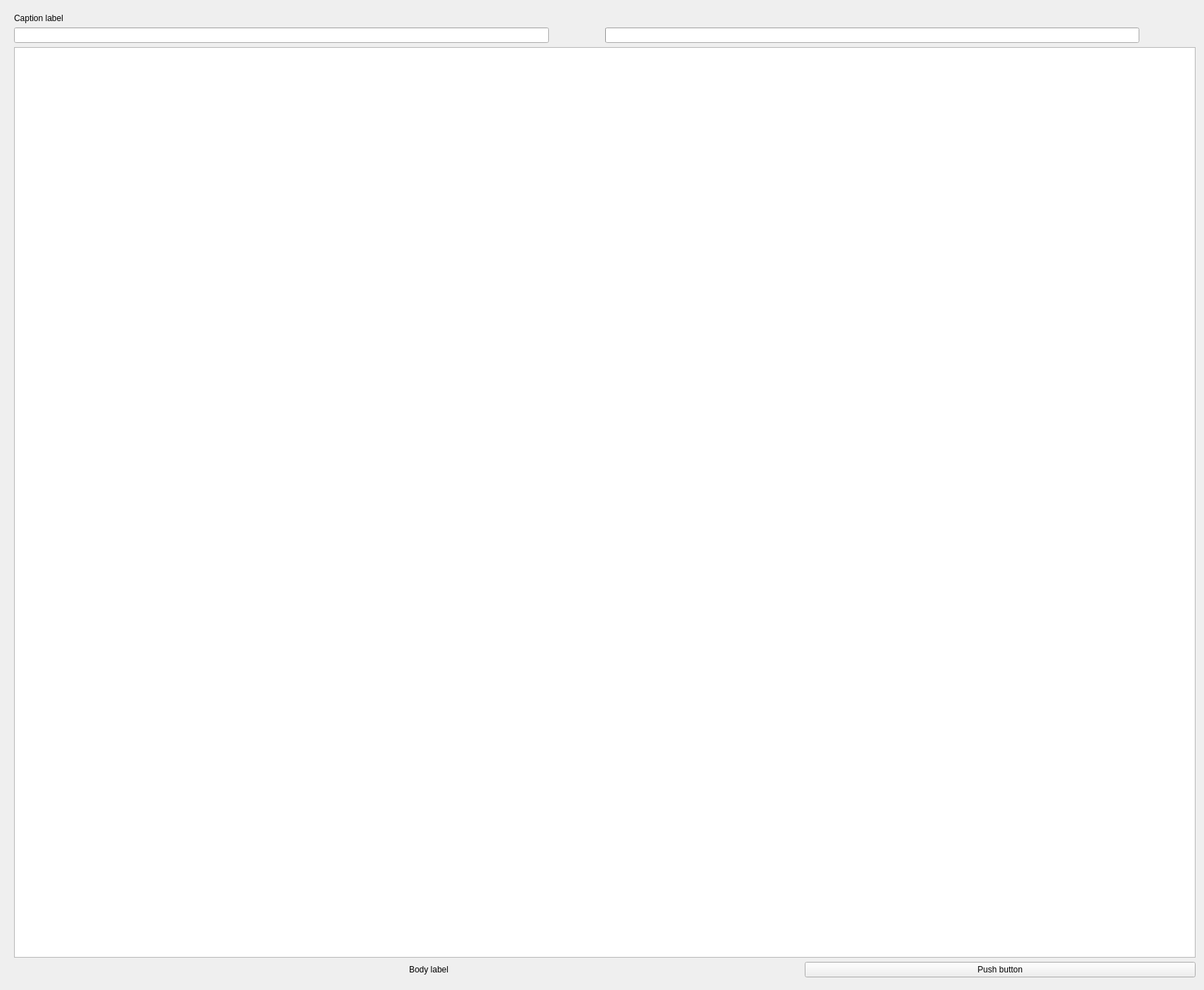
<?xml version="1.0" encoding="UTF-8"?>
<ui version="4.0">
 <class>Frame</class>
 <widget class="QFrame" name="Frame">
  <property name="geometry">
   <rect>
    <x>0</x>
    <y>0</y>
    <width>1713</width>
    <height>1408</height>
   </rect>
  </property>
  <property name="windowTitle">
   <string>Frame</string>
  </property>
  <widget class="QWidget" name="verticalLayoutWidget">
   <property name="geometry">
    <rect>
     <x>20</x>
     <y>19</y>
     <width>1681</width>
     <height>1371</height>
    </rect>
   </property>
   <layout class="QVBoxLayout" name="vLayoutMain">
    <item>
     <widget class="CaptionLabel" name="titleLabel">
      <property name="text">
       <string>Caption label</string>
      </property>
     </widget>
    </item>
    <item>
     <layout class="QHBoxLayout" name="horizLayoutTop">
      <property name="spacing">
       <number>80</number>
      </property>
      <item>
       <widget class="SearchLineEdit" name="searchLine"/>
      </item>
      <item>
       <widget class="IndeterminateProgressRing" name="searchProgressRing"/>
      </item>
      <item>
       <widget class="SwitchButton" name="legacySwitchButton"/>
      </item>
     </layout>
    </item>
    <item>
     <widget class="TableView" name="resultTable"/>
    </item>
    <item>
     <layout class="QHBoxLayout" name="horizLayoutBottom">
      <item>
       <widget class="ImageLabel" name="detailImageLabel"/>
      </item>
      <item>
       <widget class="BodyLabel" name="detailLabel">
        <property name="text">
         <string>Body label</string>
        </property>
       </widget>
      </item>
      <item>
       <widget class="PushButton" name="downloadButton">
        <property name="text">
         <string>Push button</string>
        </property>
       </widget>
      </item>
     </layout>
    </item>
   </layout>
  </widget>
 </widget>
 <customwidgets>
  <customwidget>
   <class>PushButton</class>
   <extends>QPushButton</extends>
   <header>qfluentwidgets</header>
  </customwidget>
  <customwidget>
   <class>SwitchButton</class>
   <extends>QWidget</extends>
   <header>qfluentwidgets</header>
  </customwidget>
  <customwidget>
   <class>CaptionLabel</class>
   <extends>QLabel</extends>
   <header>qfluentwidgets</header>
  </customwidget>
  <customwidget>
   <class>BodyLabel</class>
   <extends>QLabel</extends>
   <header>qfluentwidgets</header>
  </customwidget>
  <customwidget>
   <class>ImageLabel</class>
   <extends>QLabel</extends>
   <header>qfluentwidgets</header>
  </customwidget>
  <customwidget>
   <class>IndeterminateProgressRing</class>
   <extends>QProgressBar</extends>
   <header>qfluentwidgets</header>
  </customwidget>
  <customwidget>
   <class>LineEdit</class>
   <extends>QLineEdit</extends>
   <header>qfluentwidgets</header>
  </customwidget>
  <customwidget>
   <class>SearchLineEdit</class>
   <extends>LineEdit</extends>
   <header>qfluentwidgets</header>
  </customwidget>
  <customwidget>
   <class>TableView</class>
   <extends>QTableView</extends>
   <header>qfluentwidgets</header>
  </customwidget>
 </customwidgets>
 <resources/>
 <connections/>
</ui>
